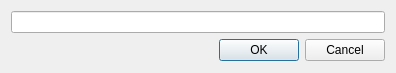
<?xml version="1.0" encoding="UTF-8"?>
<ui version="4.0">
 <class>Dialog</class>
 <widget class="QDialog" name="Dialog">
  <property name="geometry">
   <rect>
    <x>0</x>
    <y>0</y>
    <width>396</width>
    <height>73</height>
   </rect>
  </property>
  <property name="windowTitle">
   <string>Dialog</string>
  </property>
  <layout class="QVBoxLayout" name="verticalLayout_2">
   <item>
    <widget class="QLineEdit" name="lineEdit"/>
   </item>
   <item>
    <widget class="QDialogButtonBox" name="buttonBox">
     <property name="orientation">
      <enum>Qt::Horizontal</enum>
     </property>
     <property name="standardButtons">
      <set>QDialogButtonBox::Cancel|QDialogButtonBox::Ok</set>
     </property>
    </widget>
   </item>
   <item>
    <spacer name="verticalSpacer">
     <property name="orientation">
      <enum>Qt::Vertical</enum>
     </property>
     <property name="sizeHint" stdset="0">
      <size>
       <width>20</width>
       <height>40</height>
      </size>
     </property>
    </spacer>
   </item>
  </layout>
 </widget>
 <resources/>
 <connections>
  <connection>
   <sender>buttonBox</sender>
   <signal>rejected()</signal>
   <receiver>Dialog</receiver>
   <slot>reject()</slot>
   <hints>
    <hint type="sourcelabel">
     <x>316</x>
     <y>260</y>
    </hint>
    <hint type="destinationlabel">
     <x>286</x>
     <y>274</y>
    </hint>
   </hints>
  </connection>
  <connection>
   <sender>buttonBox</sender>
   <signal>accepted()</signal>
   <receiver>Dialog</receiver>
   <slot>accept()</slot>
   <hints>
    <hint type="sourcelabel">
     <x>248</x>
     <y>254</y>
    </hint>
    <hint type="destinationlabel">
     <x>157</x>
     <y>274</y>
    </hint>
   </hints>
  </connection>
 </connections>
</ui>
